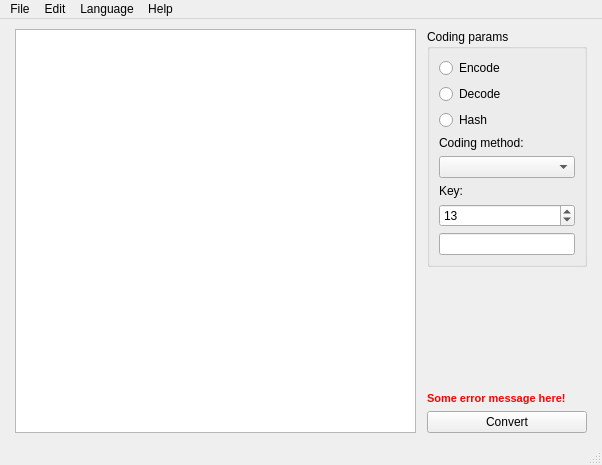
<?xml version="1.0" encoding="UTF-8"?>
<ui version="4.0">
 <class>MainWindow</class>
 <widget class="QMainWindow" name="MainWindow">
  <property name="geometry">
   <rect>
    <x>0</x>
    <y>0</y>
    <width>602</width>
    <height>465</height>
   </rect>
  </property>
  <property name="windowTitle">
   <string>CryptEX</string>
  </property>
  <property name="windowIcon">
   <iconset>
    <normaloff>images/passkey.png</normaloff>images/passkey.png</iconset>
  </property>
  <widget class="QWidget" name="centralwidget">
   <layout class="QVBoxLayout" name="verticalLayout">
    <property name="leftMargin">
     <number>15</number>
    </property>
    <property name="topMargin">
     <number>10</number>
    </property>
    <property name="rightMargin">
     <number>15</number>
    </property>
    <property name="bottomMargin">
     <number>10</number>
    </property>
    <item>
     <layout class="QHBoxLayout" name="horizontalLayout_5">
      <item>
       <widget class="QPlainTextEdit" name="text_field"/>
      </item>
      <item>
       <spacer name="horizontalSpacer_3">
        <property name="orientation">
         <enum>Qt::Horizontal</enum>
        </property>
        <property name="sizeType">
         <enum>QSizePolicy::Fixed</enum>
        </property>
        <property name="sizeHint" stdset="0">
         <size>
          <width>5</width>
          <height>20</height>
         </size>
        </property>
       </spacer>
      </item>
      <item>
       <layout class="QVBoxLayout" name="verticalLayout_2">
        <item>
         <widget class="QGroupBox" name="groupBox">
          <property name="minimumSize">
           <size>
            <width>160</width>
            <height>200</height>
           </size>
          </property>
          <property name="maximumSize">
           <size>
            <width>160</width>
            <height>16777215</height>
           </size>
          </property>
          <property name="title">
           <string>Coding params</string>
          </property>
          <layout class="QFormLayout" name="formLayout_2">
           <item row="0" column="0">
            <widget class="QRadioButton" name="radio_encode">
             <property name="text">
              <string>Encode</string>
             </property>
             <property name="checkable">
              <bool>true</bool>
             </property>
             <property name="checked">
              <bool>false</bool>
             </property>
            </widget>
           </item>
           <item row="1" column="0">
            <widget class="QRadioButton" name="radio_decode">
             <property name="text">
              <string>Decode</string>
             </property>
             <property name="checked">
              <bool>false</bool>
             </property>
            </widget>
           </item>
           <item row="2" column="0">
            <widget class="QRadioButton" name="radio_hash">
             <property name="text">
              <string>Hash</string>
             </property>
            </widget>
           </item>
           <item row="3" column="0">
            <widget class="QLabel" name="coding_label">
             <property name="text">
              <string>Coding method:</string>
             </property>
            </widget>
           </item>
           <item row="4" column="0" colspan="2">
            <widget class="QComboBox" name="coding_selector"/>
           </item>
           <item row="5" column="0">
            <widget class="QLabel" name="key_label">
             <property name="text">
              <string>Key:</string>
             </property>
            </widget>
           </item>
           <item row="7" column="0" colspan="2">
            <widget class="QLineEdit" name="key_field"/>
           </item>
           <item row="6" column="0" colspan="2">
            <widget class="QSpinBox" name="key_spin">
             <property name="enabled">
              <bool>true</bool>
             </property>
             <property name="maximum">
              <number>32</number>
             </property>
             <property name="value">
              <number>13</number>
             </property>
            </widget>
           </item>
          </layout>
         </widget>
        </item>
        <item>
         <spacer name="verticalSpacer_2">
          <property name="orientation">
           <enum>Qt::Vertical</enum>
          </property>
          <property name="sizeHint" stdset="0">
           <size>
            <width>20</width>
            <height>40</height>
           </size>
          </property>
         </spacer>
        </item>
        <item>
         <widget class="QLabel" name="error_label">
          <property name="enabled">
           <bool>true</bool>
          </property>
          <property name="font">
           <font>
            <pointsize>8</pointsize>
            <weight>75</weight>
            <bold>true</bold>
           </font>
          </property>
          <property name="mouseTracking">
           <bool>true</bool>
          </property>
          <property name="acceptDrops">
           <bool>false</bool>
          </property>
          <property name="toolTip">
           <string>Some error text here!</string>
          </property>
          <property name="text">
           <string>&lt;html&gt;&lt;head/&gt;&lt;body&gt;&lt;p&gt;&lt;span style=&quot; color:#ff0000;&quot;&gt;Some error message here!&lt;/span&gt;&lt;/p&gt;&lt;/body&gt;&lt;/html&gt;</string>
          </property>
         </widget>
        </item>
        <item>
         <widget class="QPushButton" name="convert_button">
          <property name="text">
           <string>Convert</string>
          </property>
         </widget>
        </item>
       </layout>
      </item>
     </layout>
    </item>
   </layout>
  </widget>
  <widget class="QStatusBar" name="statusbar"/>
  <widget class="QMenuBar" name="menubar">
   <property name="geometry">
    <rect>
     <x>0</x>
     <y>0</y>
     <width>602</width>
     <height>21</height>
    </rect>
   </property>
   <widget class="QMenu" name="menuHelp">
    <property name="title">
     <string>Help</string>
    </property>
    <addaction name="menu_help"/>
    <addaction name="separator"/>
    <addaction name="menu_about"/>
   </widget>
   <widget class="QMenu" name="menuFile">
    <property name="title">
     <string>File</string>
    </property>
    <widget class="QMenu" name="menuOpen_recent">
     <property name="title">
      <string>Open recent</string>
     </property>
     <addaction name="actionClear_items"/>
    </widget>
    <widget class="QMenu" name="menuLoad_text">
     <property name="title">
      <string>Load text...</string>
     </property>
    </widget>
    <addaction name="actionNew"/>
    <addaction name="actionOpen"/>
    <addaction name="menuOpen_recent"/>
    <addaction name="separator"/>
    <addaction name="actionSave"/>
    <addaction name="actionSave_As"/>
    <addaction name="separator"/>
    <addaction name="actionDatebase_actions"/>
    <addaction name="actionDBSave"/>
    <addaction name="actionDBLoadLast"/>
    <addaction name="menuLoad_text"/>
    <addaction name="separator"/>
    <addaction name="actionExit"/>
   </widget>
   <widget class="QMenu" name="menuEdit">
    <property name="title">
     <string>Edit</string>
    </property>
    <addaction name="actionCut"/>
    <addaction name="actionCopy"/>
    <addaction name="actionPaste"/>
    <addaction name="separator"/>
    <addaction name="actionClear"/>
   </widget>
   <widget class="QMenu" name="menuLanguage">
    <property name="title">
     <string>Language</string>
    </property>
   </widget>
   <addaction name="menuFile"/>
   <addaction name="menuEdit"/>
   <addaction name="menuLanguage"/>
   <addaction name="menuHelp"/>
  </widget>
  <action name="menu_help">
   <property name="text">
    <string>Help</string>
   </property>
   <property name="shortcut">
    <string>Ctrl+H</string>
   </property>
  </action>
  <action name="menu_about">
   <property name="text">
    <string>About</string>
   </property>
  </action>
  <action name="actionCopy">
   <property name="text">
    <string>Copy</string>
   </property>
   <property name="shortcut">
    <string>Ctrl+C</string>
   </property>
  </action>
  <action name="actionPaste">
   <property name="text">
    <string>Paste</string>
   </property>
   <property name="shortcut">
    <string>Ctrl+V</string>
   </property>
  </action>
  <action name="actionCut">
   <property name="text">
    <string>Cut</string>
   </property>
   <property name="shortcut">
    <string>Ctrl+X</string>
   </property>
  </action>
  <action name="actionClear">
   <property name="text">
    <string>Clear</string>
   </property>
   <property name="shortcut">
    <string>Ctrl+Backspace</string>
   </property>
  </action>
  <action name="actionOpen">
   <property name="text">
    <string>Open</string>
   </property>
   <property name="shortcut">
    <string>Ctrl+O</string>
   </property>
  </action>
  <action name="actionSave">
   <property name="text">
    <string>Save</string>
   </property>
   <property name="shortcut">
    <string>Ctrl+S</string>
   </property>
  </action>
  <action name="actionExit">
   <property name="text">
    <string>Exit</string>
   </property>
   <property name="shortcut">
    <string>Ctrl+Q</string>
   </property>
  </action>
  <action name="actionSave_As">
   <property name="text">
    <string>Save As...</string>
   </property>
   <property name="shortcut">
    <string>Ctrl+Shift+S</string>
   </property>
  </action>
  <action name="actionNew">
   <property name="text">
    <string>New...</string>
   </property>
   <property name="shortcut">
    <string>Ctrl+S</string>
   </property>
  </action>
  <action name="actionClear_items">
   <property name="enabled">
    <bool>false</bool>
   </property>
   <property name="text">
    <string>Clear items</string>
   </property>
  </action>
  <action name="actionDBSave">
   <property name="text">
    <string>Save text</string>
   </property>
  </action>
  <action name="actionDBLoadLast">
   <property name="text">
    <string>Load last text</string>
   </property>
  </action>
  <action name="actionte">
   <property name="text">
    <string>te</string>
   </property>
  </action>
  <action name="actionDatebase_actions">
   <property name="enabled">
    <bool>false</bool>
   </property>
   <property name="text">
    <string>Datebase actions:</string>
   </property>
  </action>
  <action name="actionte_2">
   <property name="text">
    <string>te</string>
   </property>
  </action>
 </widget>
 <resources/>
 <connections/>
</ui>
